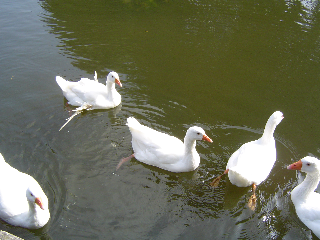
#> input picture examples/im1.png, 320 x 240 px
$ python inference.py im1.png im2.png out.png
#> lines starting #> are read from the running program, lines starting #| are printed output that depends on the picture
"""
Adapted from the inference.py to demonstate the usage of the util functions.
"""

import sys
import numpy as np
import pydensecrf.densecrf as dcrf

# Get im{read,write} from somewhere.
try:
    from cv2 import imread, imwrite
except ImportError:
    # Note that, sadly, skimage unconditionally import scipy and matplotlib,
    # so you'll need them if you don't have OpenCV. But you probably have them.
    from skimage.io import imread, imsave
    imwrite = imsave
    # TODO: Use scipy instead.

from pydensecrf.utils import unary_from_labels, create_pairwise_bilateral, create_pairwise_gaussian

if len(sys.argv) != 4:
    print("Usage: python {} IMAGE ANNO OUTPUT".format(sys.argv[0]))
    print("")
    print("IMAGE and ANNO are inputs and OUTPUT is where the result should be written.")
    print("If there's at least one single full-black pixel in ANNO, black is assumed to mean unknown.")
    sys.exit(1)

fn_im = sys.argv[1]
fn_anno = sys.argv[2]
fn_output = sys.argv[3]

##################################
### Read images and annotation ###
##################################
img = imread(fn_im)
#> img is the input picture: shape (240, 320, 3); mean B, G, R 88.3, 109.6, 106.9

# Convert the annotation's RGB color to a single 32-bit integer color 0xBBGGRR
anno_rgb = imread(fn_anno).astype(np.uint32)
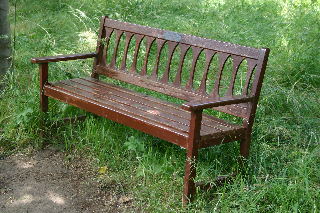
#> input picture examples/im2.png, 320 x 213 px
anno_lbl = anno_rgb[:,:,0] + (anno_rgb[:,:,1] << 8) + (anno_rgb[:,:,2] << 16)
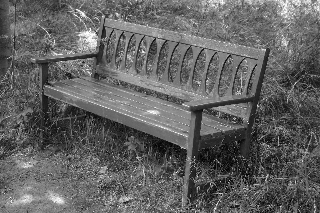
#> anno_lbl: shape (213, 320) uint32; min 3841, max 16777212, mean 6508963.3; drawn with min black and max white

# Convert the 32bit integer color to 1, 2, ... labels.
# Note that all-black, i.e. the value 0 for background will stay 0.
colors, labels = np.unique(anno_lbl, return_inverse=True)

# But remove the all-0 black, that won't exist in the MAP!
HAS_UNK = 0 in colors
#> HAS_UNK = False
if HAS_UNK:
    print("Found a full-black pixel in annotation image, assuming it means 'unknown' label, and will thus not be present in the output!")
    print("If 0 is an actual label for you, consider writing your own code, or simply giving your labels only non-zero values.")
    colors = colors[1:]
#else:
#    print("No single full-black pixel found in annotation image. Assuming there's no 'unknown' label!")

# And create a mapping back from the labels to 32bit integer colors.
colorize = np.empty((len(colors), 3), np.uint8)
colorize[:,0] = (colors & 0x0000FF)
colorize[:,1] = (colors & 0x00FF00) >> 8
colorize[:,2] = (colors & 0xFF0000) >> 16

# Compute the number of classes in the label image.
# We subtract one because the number shouldn't include the value 0 which stands
# for "unknown" or "unsure".
n_labels = len(set(labels.flat)) - int(HAS_UNK)
#> n_labels = 60113
print(n_labels, " labels", (" plus \"unknown\" 0: " if HAS_UNK else ""), set(labels.flat))
#> (printed output is left out)

###########################
### Setup the CRF model ###
###########################
use_2d = False
# use_2d = True
if use_2d:
    print("Using 2D specialized functions")

    # Example using the DenseCRF2D code
    d = dcrf.DenseCRF2D(img.shape[1], img.shape[0], n_labels)

    # get unary potentials (neg log probability)
    U = unary_from_labels(labels, n_labels, gt_prob=0.7, zero_unsure=HAS_UNK)
    d.setUnaryEnergy(U)

    # This adds the color-independent term, features are the locations only.
    d.addPairwiseGaussian(sxy=(3, 3), compat=3, kernel=dcrf.DIAG_KERNEL,
                          normalization=dcrf.NORMALIZE_SYMMETRIC)

    # This adds the color-dependent term, i.e. features are (x,y,r,g,b).
    d.addPairwiseBilateral(sxy=(80, 80), srgb=(13, 13, 13), rgbim=img,
                           compat=10,
                           kernel=dcrf.DIAG_KERNEL,
                           normalization=dcrf.NORMALIZE_SYMMETRIC)
else:
    print("Using generic 2D functions")

    # Example using the DenseCRF class and the util functions
#> (the run stopped early here; a loop or call above may not have finished)
